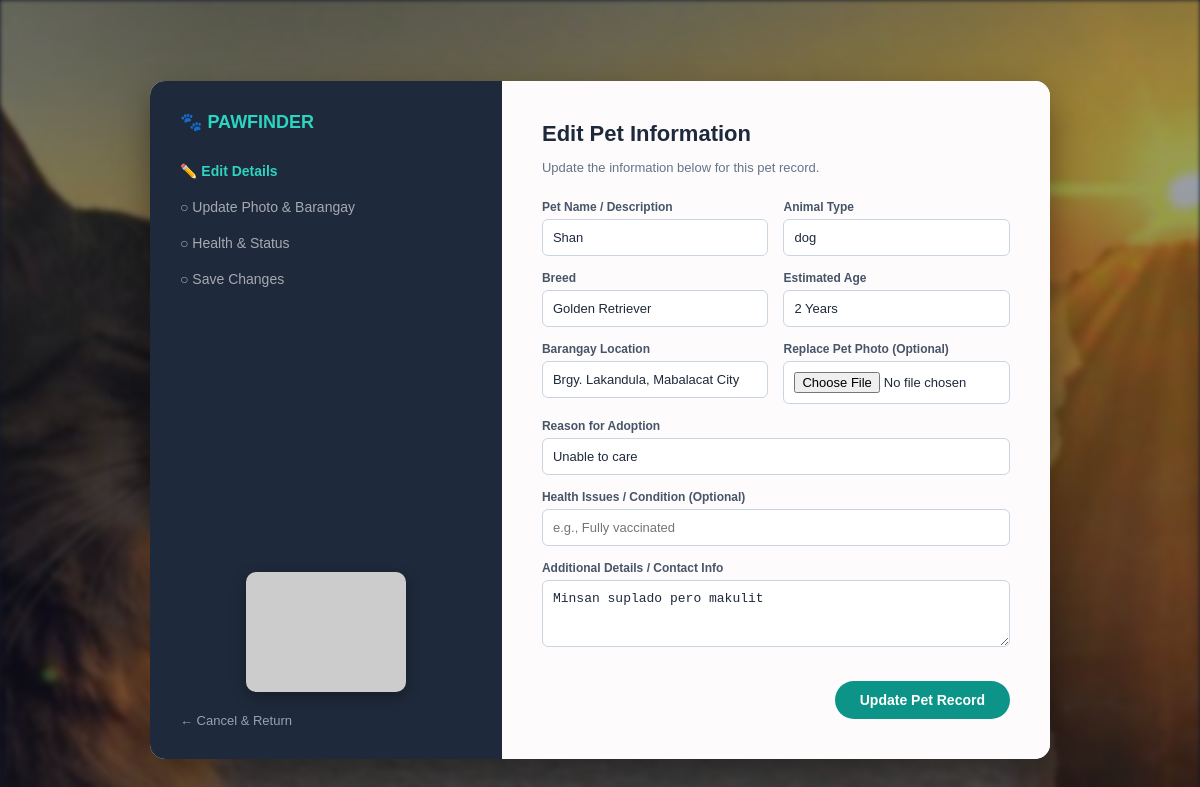
The page /pawfinder/edit_pet.php?id=1 on the database its author committed.
### tables this page shows
CREATE TABLE `pets` (
  `id` int(11) NOT NULL,
  `pet_name` varchar(100) NOT NULL,
  `pet_species` varchar(50) NOT NULL,
  `breed` varchar(100) NOT NULL,
  `age` varchar(50) NOT NULL,
  `barangay` varchar(100) NOT NULL,
  `pet_photo` varchar(255) NOT NULL,
  `adoption_reason` text NOT NULL,
  `health_issues` text DEFAULT NULL,
  `pet_details` text DEFAULT NULL,
  `created_at` timestamp NOT NULL DEFAULT current_timestamp()
);

### pawfinder/edit_pet.php (the view, shortened to what this page needs)
<?php
include 'config.php';
$pet_id = intval($_GET['id']);
$stmt = $conn->prepare("SELECT * FROM pets WHERE id = ?");
$stmt->bind_param("i", $pet_id);
$stmt->execute();
$result = $stmt->get_result();
$pet = $result->fetch_assoc();
?>
<!DOCTYPE html>
<html lang="en">
<head>
    <link rel="stylesheet" href="css/edit.css">
</head>
<body>
<div class="register-card">
    <div class="sidebar-left">
        <div>
            <div class="brand-logo">🐾 PAWFINDER</div>
            <ul class="step-list">
                <li class="step-item active">✏️ Edit Details</li>
                <li class="step-item">○ Update Photo & Barangay</li>
                <li class="step-item">○ Health & Status</li>
                <li class="step-item">○ Save Changes</li>
            </ul>
        </div>
        <div>
            <div class="sidebar-img-container">
                <img src="<?php echo htmlspecialchars($pet['pet_photo']); ?>" alt="Pet Photo" style="width: 100%; height: 120px; object-fit: cover;" onerror="this.src='https://placehold.co/160x120/1e293b/2dd4bf?text=Current+Photo'">
            </div>
            <div class="back-to-login">
                <a href="admin.php">← Cancel & Return</a>
            </div>
        </div>
    </div>
    <div class="form-right">
        <h2>Edit Pet Information</h2>
        <p>Update the information below for this pet record.</p>
        <form action="update_pet_process.php" method="POST" enctype="multipart/form-data">
            <div class="row">
                <div class="col">
                    <div class="form-group">
                        <label>Pet Name / Description</label>
                        <input type="text" name="pet_name" value="<?php echo htmlspecialchars($pet['pet_name']); ?>" placeholder="e.g., Buddy / White Cat" required>
                    </div>
                </div>
                <div class="col">
                    <div class="form-group">
                        <label>Animal Type</label>
                        <input type="text" name="pet_species" value="<?php echo htmlspecialchars($pet['pet_species']); ?>" placeholder="e.g., Dog, Cat, Bird" required>
                    </div>
                </div>
            </div>
            <div class="row">
                <div class="col">
                    <div class="form-group">
                        <label>Breed</label>
                        <input type="text" name="breed" value="<?php echo htmlspecialchars($pet['breed']); ?>" placeholder="e.g., Aspin, Shih Tzu" required>
                    </div>
                </div>
                <div class="col">
                    <div class="form-group">
                        <label>Estimated Age</label>
                        <input type="text" name="age" value="<?php echo htmlspecialchars($pet['age']); ?>" placeholder="e.g., 2 Years" required>
                    </div>
                </div>
            </div>
            <div class="row">
                <div class="col">
                    <div class="form-group">
                        <label>Barangay Location</label>
                        <input type="text" name="barangay" value="<?php echo htmlspecialchars($pet['barangay']); ?>" placeholder="e.g., Brgy. Dau" required>
                    </div>
                </div>
                <div class="col">
                    <div class="form-group">
                        <label>Replace Pet Photo (Optional)</label>
                        <input type="file" name="pet_photo" accept="image/*">
                    </div>
                </div>
            </div>
            <div class="form-group">
                <label>Reason for Adoption</label>
                <input type="text" name="adoption_reason" value="<?php echo htmlspecialchars($pet['adoption_reason']); ?>" placeholder="e.g., Relocating" required>
            </div>
            <div class="form-group">
                <label>Health Issues / Condition (Optional)</label>
                <input type="text" name="health_issues" value="<?php echo htmlspecialchars($pet['health_issues']); ?>" placeholder="e.g., Fully vaccinated">
            </div>
            <div class="form-group">
                <label>Additional Details / Contact Info</label>
                <textarea name="pet_details" rows="3" placeholder="Write any additional details..."><?php echo htmlspecialchars($pet['pet_details']); ?></textarea>
            </div>
            <button type="submit" class="btn-submit">Update Pet Record</button>
        </form>
    </div>
</div>
</body>
</html>

### pawfinder/css/edit.css (style rules this page uses)
body { font-family: Arial, sans-serif; margin: 0; padding: 20px; display: flex; justify-content: center; align-items: center; min-height: 100vh; position: relative; background-color: #0f172a; }
body::before { content: ""; position: fixed; top: 0; left: 0; width: 100%; height: 100%; background: linear-gradient(rgba(15, 23, 42, 0.4), rgba(15, 23, 42, 0.5)), url('image/animal5.jpg') no-repeat center center fixed; background-size: cover; filter: blur(2px); z-index: -1; }
.register-card { display: flex; width: 100%; max-width: 900px; background-color: #ffffff; border-radius: 15px; overflow: hidden; box-shadow: 0px 15px 35px rgba(0, 0, 0, 0.4); }
.sidebar-left { width: 35%; background-color: #1e293b; color: #ffffff; padding: 30px; display: flex; flex-direction: column; justify-content: space-between; }
.brand-logo { font-size: 18px; font-weight: bold; margin-bottom: 30px; color: #2dd4bf; }
.step-list { list-style: none; padding: 0; margin: 0; }
.step-item { margin-bottom: 20px; font-size: 14px; opacity: 0.6; }
.step-item.active { opacity: 1; font-weight: bold; color: #2dd4bf; }
.sidebar-img-container { text-align: center; margin: 15px 0; }
.sidebar-img-container img { width: 100%; max-width: 160px; height: 120px; border-radius: 10px; object-fit: cover; box-shadow: 0px 5px 15px rgba(0, 0, 0, 0.3); }
.back-to-login { margin-top: 10px; }
.back-to-login a { color: #94a3b8; text-decoration: none; font-size: 13px; transition: color 0.2s; }
.form-right { width: 65%; padding: 40px; background-color: #fdfbfb; box-sizing: border-box; max-height: 90vh; overflow-y: auto; }
.form-right h2 { margin-top: 0; color: #1e293b; font-size: 22px; margin-bottom: 5px; }
.form-right p { color: #64748b; font-size: 13px; margin-bottom: 25px; }
.form-group { margin-bottom: 15px; }
.row { display: flex; gap: 15px; }
.col { flex: 1; }
label { display: block; margin-bottom: 5px; font-weight: bold; color: #475569; font-size: 12px; }
input[type="text"], input[type="file"], textarea { width: 100%; padding: 10px; border: 1px solid #cbd5e1; border-radius: 6px; box-sizing: border-box; font-size: 13px; background-color: #fff; color: #1e293b; }
.btn-submit { background-color: #0d9488; color: white; padding: 11px 25px; border: none; border-radius: 20px; font-size: 14px; cursor: pointer; font-weight: bold; float: right; margin-top: 15px; transition: background 0.2s; }

### rows shown on the page
pets: pet_name "Shan", pet_species "dog", breed "Golden Retriever", age "2 Years", barangay "Brgy. Lakandula, Mabalacat City", adoption_reason "Unable to care", pet_details "Minsan suplado pero makulit"
